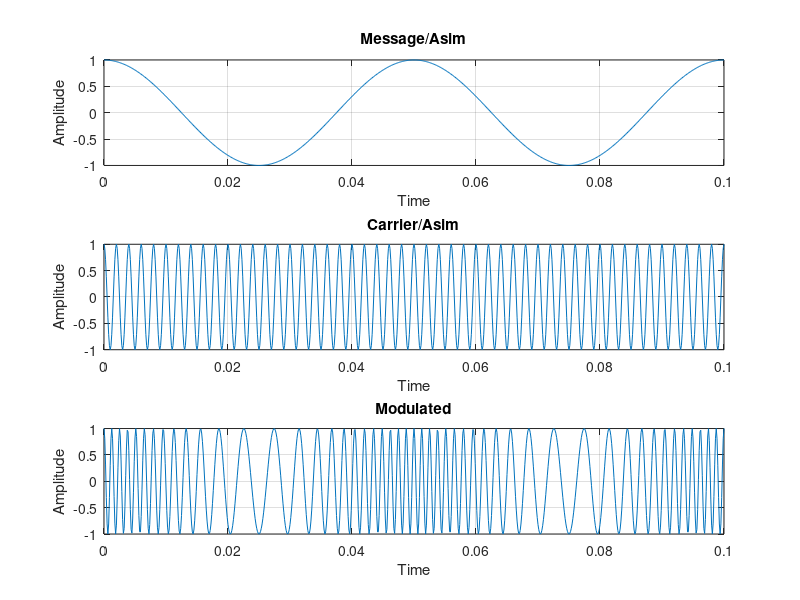

The MATLAB script that drew this image:
clc;
clear all;
close all;
fs = 8000;
fm = 20;
fc = 500;
Am = 1;
Ac = 1;
t = [0: 0.1*fs]/fs;
m = Am * cos(2 * pi * fm * t);
c = Ac * cos(2 * pi * fc * t);
B = 15;
S1 = Ac*cos((2*pi*fc*t) + B*sin(2*pi*fm*t));

subplot(3,1,1);
plot(t,m);
xlabel('Time');
ylabel('Amplitude');
title('Message/Asim');
grid on;

subplot(3,1,2);
plot(t,c);
xlabel('Time');
ylabel('Amplitude');
title('Carrier/Asim');
grid on;

subplot(3,1,3);
plot(t,S1);
xlabel('Time');
ylabel('Amplitude');
title('Modulated');
grid on;
